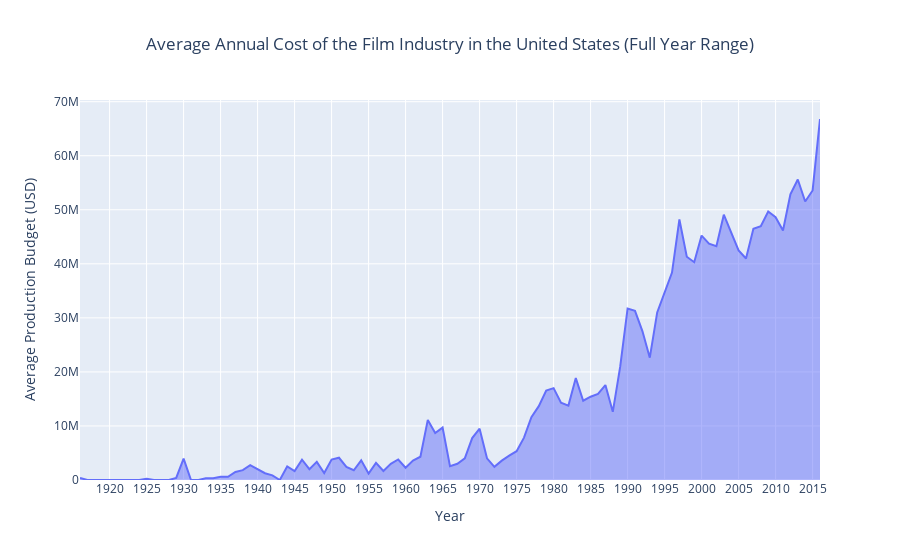

The cell this chart's notebook holds for it:
### Markdown cell above
Area Chart

### Code cell
fig = px.area(
    yearly_cost,
    x='release_year',
    y='average_production_budget',
    title='Average Annual Cost of the Film Industry in the United States (Full Year Range)',
    labels={'release_year': 'Year', 'average_production_budget': 'Average Production Budget (USD)'}
)

fig.update_layout(
    xaxis=dict(tickmode='linear', dtick=5),  # Show ticks every 5 years
    yaxis_title='Average Production Budget (USD)',
    xaxis_title='Year',
    title_x=0.5
)

fig.show()

### Figure 1 — Plotly figure (JSON) as saved in the notebook; plotly's stock layout.template omitted (floating-point values rounded to 4 significant figures)
{"data": [{"fillpattern": {"shape": ""}, "hovertemplate": "Year=%{x}<br>Average Production Budget (USD)=%{y}<extra></extra>", "legendgroup": "", "line": {"color": "#636efa"}, "marker": {"symbol": "circle"}, "mode": "lines", "name": "", "orientation": "v", "showlegend": false, "stackgroup": "1", "type": "scatter", "x": [1916, 1917, 1918, 1919, 1920, 1921, 1922, 1923, 1924, 1925, 1926, 1927, 1928, 1929, 1930, 1931, 1932, 1933, 1934, 1935, 1936, 1937, 1938, 1939, 1940, 1941, 1942, 1943, 1944, 1945, 1946, 1947, 1948, 1949, 1950, 1951, 1952, 1953, 1954, 1955, 1956, 1957, 1958, 1959, 1960, 1961, 1962, 1963, 1964, 1965, 1966, 1967, 1968, 1969, 1970, 1971, 1972, 1973, 1974, 1975, 1976, 1977, 1978, 1979, 1980, 1981, 1982, 1983, 1984, 1985, 1986, 1987, 1988, 1989, 1990, 1991, 1992, 1993, 1994, 1995, 1996, 1997, 1998, 1999, 2000, 2001, 2002, 2003, 2004, 2005, 2006, 2007, 2008, 2009, 2010, 2011, 2012, 2013, 2014, 2015, 2016], "xaxis": "x", "y": [385907, null, null, null, null, null, null, null, null, 245000, null, null, null, 379000, 3950000, null, 4, 319500, 325000, 609000, 600000.0, 1488423, 1822368, 2759000, 2042000, 1250000, 868000, null, 2494000, 1637000.0, 3760000, 2000000, 3350000, 1300000, 3768785, 4117000.0, 2423600, 1802500, 3637000.0, 1200000, 3167000.0, 1675000, 3000000, 3794616, 2269000.0, 3580000, 4300000, 11120000.0, 8683000.0, 9700000, 2567000.0, 3000000, 4002375, 7763441, 9486000.0, 4018750, 2428000, 3577000.0, 4514000.0, 5325000, 7843000.0, 11630000.0, 13670000.0, 16537500, 17000000, 14290000.0, 13762500, 18860000.0, 14670000.0, 15412500, 15920000.0, 17570000.0, 12616000, 20960000.0, 31740000.0, 31310000.0, 27550000.0, 22630000.0, 31005675, 34680000.0, 38370000.0, 48200000.0, 41310000.0, 40300000.0, 45230000.0, 43720000.0, 43270000.0, 49090000.0, 45784816, 42470000.0, 40980000.0, 46470000.0, 46980000.0, 49700000.0, 48640000.0, 46180000.0, 52860000.0, 55600000.0, 51540000.0, 53570000.0, 66800000.0], "yaxis": "y"}], "layout": {"legend": {"tracegroupgap": 0}, "title": {"text": "Average Annual Cost of the Film Industry in the United States (Full Year Range)", "x": 0.5}, "xaxis": {"anchor": "y", "domain": [0, 1], "dtick": 5, "tickmode": "linear", "title": {"text": "Year"}}, "yaxis": {"anchor": "x", "domain": [0, 1], "title": {"text": "Average Production Budget (USD)"}}}}
